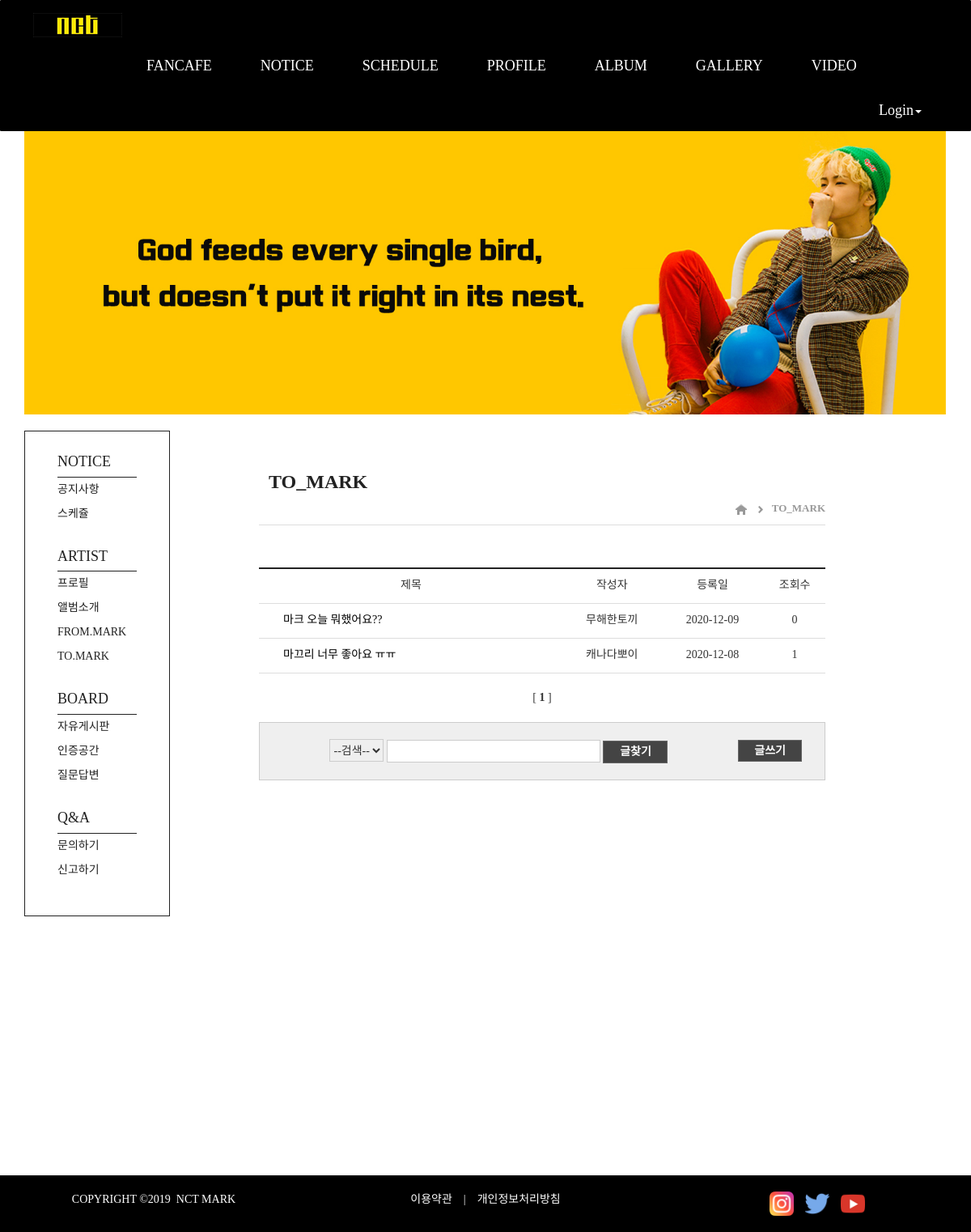
/board/to_mark_list/, run on an earlier commit of the app's database.
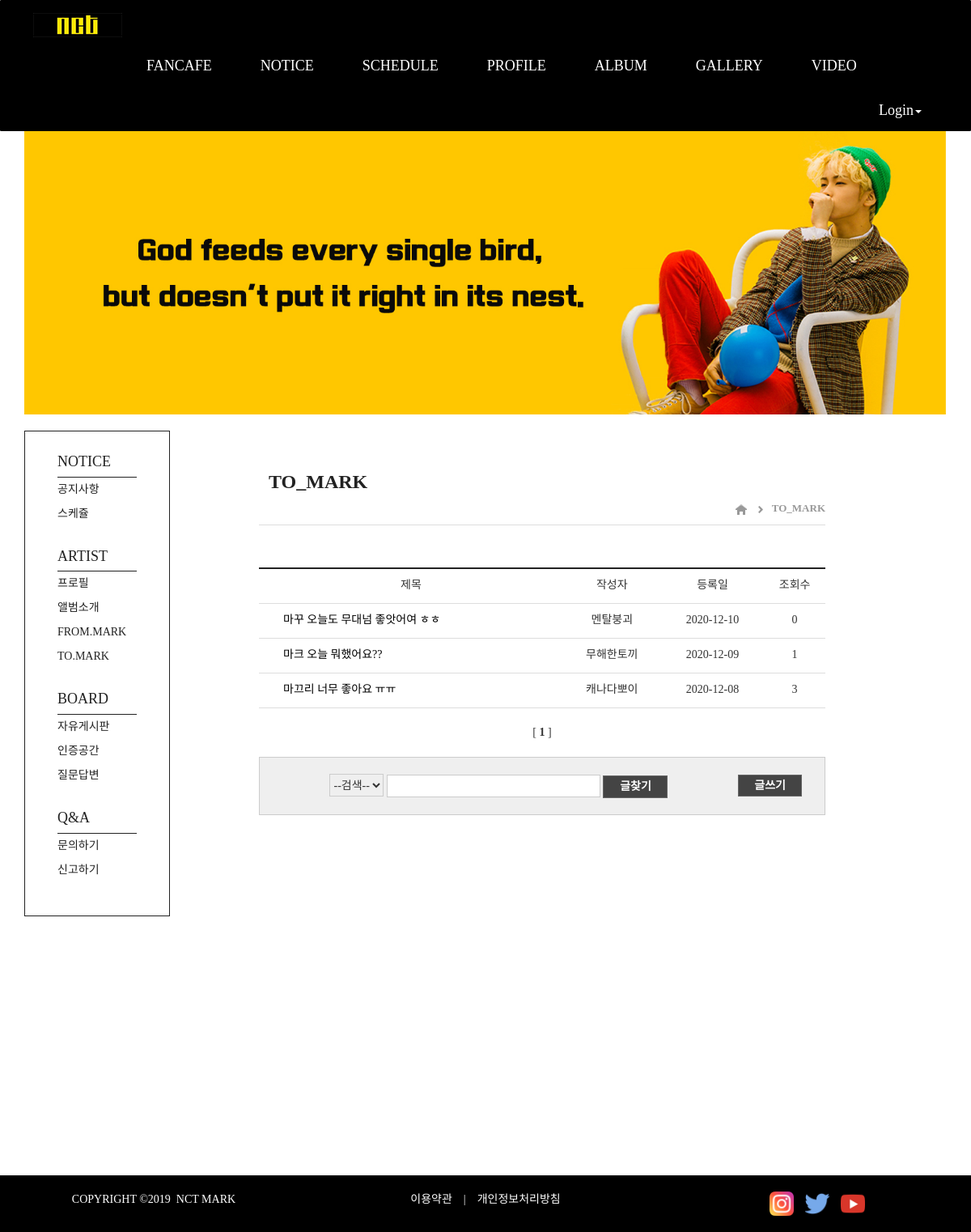
And on a later commit of the database.
### board/models.py (models this page shows, shortened)
class To_mark(models.Model):
    objects = models.Manager()
    subject = models.CharField(max_length=45)
    name = models.CharField(max_length=50)
    memo = models.TextField(max_length=300)
    hits = models.PositiveIntegerField(default=0)
    create_date = models.DateField('create_date', auto_now_add=True)
    class Meta:
        ordering = ['-id']

### board/views.py (the view)
# urls.py: path('to_mark_list/', views.to_mark_list, name='to_mark_list'),
def to_mark_list(request):
    restaurants = To_mark.objects.all()
    pagenator = Paginator(restaurants, 10)
    page = request.GET.get('page')
    if page is None:
        page = 1
    page_F = float(page)
    if page_F <= 10:
        beginPage = 1
    else:
        beginPage = (math.trunc(page_F / 10)) * 10 + 1
    if (beginPage + 10) > pagenator.num_pages:
        lastPage = pagenator.num_pages
    else:
        lastPage = beginPage + 9
    nextRangeStartPage = lastPage + 1
    pageRange = []
    for num in range(beginPage, lastPage+1):
        pageRange.append(num)
    items = pagenator.get_page(page)
    context = {
        'restaurants': items,
        'lastPage': lastPage,
        'pageRange': pageRange,
        'nextRangeStartPage': nextRangeStartPage,
    }
    return render(request, 'board/to_mark_list.html', context)

### board/templates/board/to_mark_list.html (shortened to what this page needs)
{% extends "board/board_base.html" %}
{% block boardbar %}
{% load static %}
<div class="contop">
<table cellspacing=1 width=700>
    <tr>
    <td><h3>&nbsp;&nbsp;TO_MARK</h3></td>
    </tr>
    <tr>
        <td><p align=right>
        <a href="{% url 'board:index' %}"><img class="lo_home" src="{% static 'images/lo_home.jpg' %}" alt="home"></a>&nbsp;&nbsp;&nbsp;
        <img class="lo_arrow" src="{% static 'images/lo_arrow.jpg' %}" alt=">">&nbsp;&nbsp;
        <a href="{% url 'board:to_mark_list' %}"><span>TO_MARK</span></a></p>
        </td>
    </tr>
</table>
</div>
{% block conbody %}
<div class="conbody">
<table cellspacing=1 width=700 class="tbl_common">
    <tr>
    <td width=340 class="left"><p align=center>제목</p>
    </td>
    <td width=100><p align=center>작성자</p>
    </td>
    <td width=120><p align=center>등록일</p>
    </td>
    <td width=60><p align=center>조회수</p>
    </td>
    </tr>
    {% if restaurants %}
    <ul>
    {% for boardRow in  restaurants %}
    <tr>
    <td width=340 class="cont">
    <p align=left>
    <a href="{% url 'board:to_mark_detail' boardRow.id %}" >{{ boardRow.subject }}
    </p>
    </td>
    <td width=100><p align=center>{{ boardRow.name }}</p></td>
    <td width=120><p align=center>{{ boardRow.create_date }}</p></td>
    <td width=60><p align=center>{{ boardRow.hits }}</p></td>
    </tr>
    {% endfor %}
    </ul>
    {% endif %}
</table>
<br>
<table cellspacing=1 width=700 class="tbl_page">
    <tr>
    <td>
    {% for pageNum in pageRange %}
        {% if restaurants.number == pageNum %}
            <spen class="current">
                [
                <b>{{ restaurants.number }}</b>
                ]
            </spen>
        {% else %}
            <a href="?page={{ pageNum }}">[{{ pageNum }}]</a>
        {% endif %}
    {% endfor %}
    </td>
    </tr>
</table>
<br>
<table cellspacing=1 width=700 class="tbl_search">
    <tr>
    <td>
    <form name=searchform method="GET" action="{% url 'board:to_mark_search' %}" enctype="multipart/form-data"><p align=center>
    <select name="findType" class="findType_1">
        <option value selected>--검색--</option>
    </select>
    <input type="text" name="b" class="findType_1" size=30 maxlength=50>
    <input type="submit" class="findType_2" value="글찾기"></p>
    </form>
    </td>
    <td><a href="{% url 'board:to_mark_create' %}" class="findType_2">글쓰기</a></td>
    </tr>
</table>
</div>
{% endblock conbody %}
{% endblock boardbar %}

What changed in the data, as far as the page shows it:
added To_mark: subject "마꾸 오늘도 무대넘 좋앗어여 ㅎㅎ", name "멘탈붕괴", create_date "2020-12-10", hits "0"
changed To_mark "마크 오늘 뭐했어요??": hits "0" → "1"
changed To_mark "마끄리 너무 좋아요 ㅠㅠ": hits "1" → "3"
